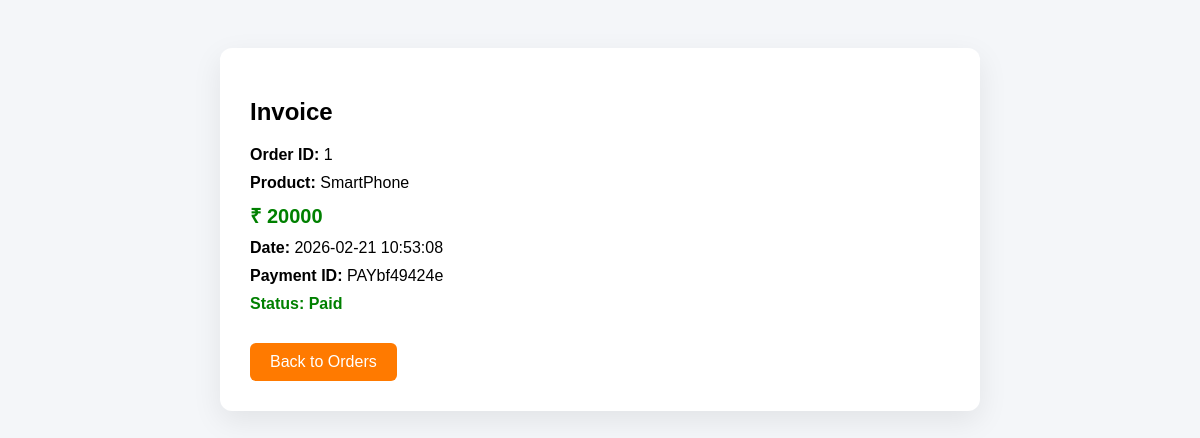
The app's page /invoice/1 with its own data.
### tables this page shows
CREATE TABLE orders (
        id INTEGER PRIMARY KEY AUTOINCREMENT,
        user_id INTEGER,
        product_name TEXT,
        price INTEGER,
        image TEXT,
        order_date TEXT,
        payment_id TEXT,
        status TEXT

    );

### app.py (the view)
@app.route("/invoice/<int:order_id>")
def invoice(order_id):
    conn = sqlite3.connect("database.db")
    conn.row_factory = sqlite3.Row
    c = conn.cursor()
    c.execute("SELECT * FROM orders WHERE id=?", (order_id,))
    order = c.fetchone()
    conn.close()
    if not order:
        return "Order not found"
    return render_template("invoice.html", order=order)

### templates/invoice.html (shortened to what this page needs)
<!DOCTYPE html>
<html>
<head>
</head>
<body>
<div class="invoice-box">
    <h2>Invoice</h2>
    <div class="row"><strong>Order ID:</strong> {{ order.id }}</div>
    <div class="row"><strong>Product:</strong> {{ order.product_name }}</div>
    <div class="row price">₹ {{ order.price }}</div>
    <div class="row"><strong>Date:</strong> {{ order.order_date }}</div>
    <div class="row"><strong>Payment ID:</strong> {{ order.payment_id }}</div>
    <div class="row status"><strong>Status:</strong> {{ order.status }}</div>
    <a href="/orders" class="btn">Back to Orders</a>
</div>
</body>
</html>

### templates/invoice.html (style rules this page uses)
body { font-family: Arial; background:#f4f6f9; padding:40px; }
.invoice-box { background:white; max-width:700px; margin:auto; padding:30px; border-radius:12px; box-shadow:0 10px 30px rgba(0,0,0,0.08); }
h2 { margin-bottom:20px; }
.row { margin:10px 0; }
.price { font-size:20px; font-weight:bold; color:green; }
.status { color:green; font-weight:bold; }
.btn { margin-top:20px; display:inline-block; padding:10px 20px; background:#ff7a00; color:white; text-decoration:none; border-radius:6px; }

### records on screen
orders: id "1", product_name "SmartPhone", price "20000", order_date "2026-02-21 10:53:08", payment_id "PAYbf49424e", status "Paid"
